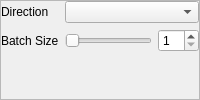
                    <widget class="QFrame" name="frame_19">
                     <property name="sizePolicy">
                      <sizepolicy hsizetype="Preferred" vsizetype="Maximum">
                       <horstretch>0</horstretch>
                       <verstretch>0</verstretch>
                      </sizepolicy>
                     </property>
                     <property name="frameShape">
                      <enum>QFrame::StyledPanel</enum>
                     </property>
                     <property name="frameShadow">
                      <enum>QFrame::Raised</enum>
                     </property>
                     <layout class="QFormLayout" name="formLayout_7">
                      <property name="leftMargin">
                       <number>0</number>
                      </property>
                      <property name="topMargin">
                       <number>0</number>
                      </property>
                      <property name="rightMargin">
                       <number>0</number>
                      </property>
                      <property name="bottomMargin">
                       <number>0</number>
                      </property>
                      <item row="1" column="0">
                       <widget class="QLabel" name="label_5">
                        <property name="text">
                         <string>Direction</string>
                        </property>
                       </widget>
                      </item>
                      <item row="1" column="1">
                       <widget class="QComboBox" name="direction">
                        <property name="editable">
                         <bool>false</bool>
                        </property>
                        <property name="currentText">
                         <string/>
                        </property>
                        <property name="currentIndex">
                         <number>-1</number>
                        </property>
                        <property name="frame">
                         <bool>true</bool>
                        </property>
                       </widget>
                      </item>
                      <item row="2" column="0">
                       <widget class="QLabel" name="label_8">
                        <property name="text">
                         <string>Batch Size</string>
                        </property>
                       </widget>
                      </item>
                      <item row="2" column="1">
                       <layout class="QHBoxLayout" name="horizontalLayout_7">
                        <item>
                         <widget class="QSlider" name="batch_size_slider">
                          <property name="minimum">
                           <number>1</number>
                          </property>
                          <property name="maximum">
                           <number>32</number>
                          </property>
                          <property name="value">
                           <number>1</number>
                          </property>
                          <property name="orientation">
                           <enum>Qt::Horizontal</enum>
                          </property>
                         </widget>
                        </item>
                        <item>
                         <widget class="QSpinBox" name="batch_size">
                          <property name="minimum">
                           <number>1</number>
                          </property>
                          <property name="maximum">
                           <number>32</number>
                          </property>
                         </widget>
                        </item>
                       </layout>
                      </item>
                     </layout>
                    </widget>
